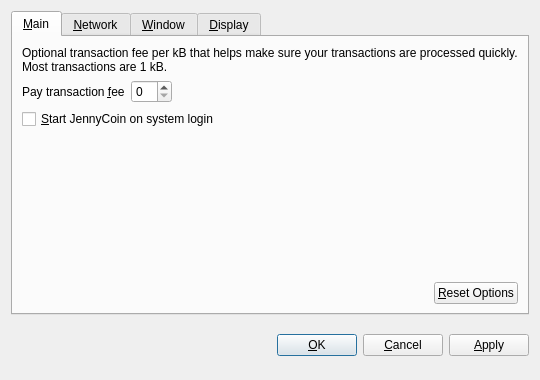
<?xml version="1.0" encoding="UTF-8"?>
<ui version="4.0">
 <class>OptionsDialog</class>
 <widget class="QDialog" name="OptionsDialog">
  <property name="geometry">
   <rect>
    <x>0</x>
    <y>0</y>
    <width>540</width>
    <height>380</height>
   </rect>
  </property>
  <property name="windowTitle">
   <string>Options</string>
  </property>
  <property name="modal">
   <bool>true</bool>
  </property>
  <layout class="QVBoxLayout" name="verticalLayout">
   <item>
    <widget class="QTabWidget" name="tabWidget">
     <property name="tabPosition">
      <enum>QTabWidget::North</enum>
     </property>
     <property name="currentIndex">
      <number>0</number>
     </property>
     <widget class="QWidget" name="tabMain">
      <attribute name="title">
       <string>&amp;Main</string>
      </attribute>
      <layout class="QVBoxLayout" name="verticalLayout_Main">
       <item>
        <widget class="QLabel" name="transactionFeeInfoLabel">
         <property name="text">
          <string>Optional transaction fee per kB that helps make sure your transactions are processed quickly. Most transactions are 1 kB.</string>
         </property>
         <property name="textFormat">
          <enum>Qt::PlainText</enum>
         </property>
         <property name="wordWrap">
          <bool>true</bool>
         </property>
        </widget>
       </item>
       <item>
        <layout class="QHBoxLayout" name="horizontalLayout_1_Main">
         <item>
          <widget class="QLabel" name="transactionFeeLabel">
           <property name="text">
            <string>Pay transaction &amp;fee</string>
           </property>
           <property name="textFormat">
            <enum>Qt::PlainText</enum>
           </property>
           <property name="buddy">
            <cstring>transactionFee</cstring>
           </property>
          </widget>
         </item>
         <item>
          <widget class="BitcoinAmountField" name="transactionFee"/>
         </item>
         <item>
          <spacer name="horizontalSpacer_1_Main">
           <property name="orientation">
            <enum>Qt::Horizontal</enum>
           </property>
           <property name="sizeHint" stdset="0">
            <size>
             <width>40</width>
             <height>20</height>
            </size>
           </property>
          </spacer>
         </item>
        </layout>
       </item>
       <item>
        <widget class="QCheckBox" name="bitcoinAtStartup">
         <property name="toolTip">
          <string>Automatically start JennyCoin after logging in to the system.</string>
         </property>
         <property name="text">
          <string>&amp;Start JennyCoin on system login</string>
         </property>
        </widget>
       </item>
       <item>
        <spacer name="verticalSpacer_Main">
         <property name="orientation">
          <enum>Qt::Vertical</enum>
         </property>
         <property name="sizeHint" stdset="0">
          <size>
           <width>20</width>
           <height>40</height>
          </size>
         </property>
        </spacer>
       </item>
       <item>
        <layout class="QHBoxLayout" name="horizontalLayout_2_Main">
         <item>
          <spacer name="horizontalSpacer_2_Main">
           <property name="orientation">
            <enum>Qt::Horizontal</enum>
           </property>
           <property name="sizeHint" stdset="0">
            <size>
             <width>40</width>
             <height>20</height>
            </size>
           </property>
          </spacer>
         </item>
         <item>
          <widget class="QPushButton" name="resetButton">
           <property name="toolTip">
            <string>Reset all client options to default.</string>
           </property>
           <property name="text">
            <string>&amp;Reset Options</string>
           </property>
           <property name="autoDefault">
            <bool>false</bool>
           </property>
          </widget>
         </item>
        </layout>
       </item>
      </layout>
     </widget>
     <widget class="QWidget" name="tabNetwork">
      <attribute name="title">
       <string>&amp;Network</string>
      </attribute>
      <layout class="QVBoxLayout" name="verticalLayout_Network">
       <item>
        <widget class="QCheckBox" name="mapPortUpnp">
         <property name="toolTip">
          <string>Automatically open the JennyCoin client port on the router. This only works when your router supports UPnP and it is enabled.</string>
         </property>
         <property name="text">
          <string>Map port using &amp;UPnP</string>
         </property>
        </widget>
       </item>
       <item>
        <widget class="QCheckBox" name="connectSocks">
         <property name="toolTip">
          <string>Connect to the JennyCoin network through a SOCKS proxy (e.g. when connecting through Tor).</string>
         </property>
         <property name="text">
          <string>&amp;Connect through SOCKS proxy:</string>
         </property>
        </widget>
       </item>
       <item>
        <layout class="QHBoxLayout" name="horizontalLayout_Network">
         <item>
          <widget class="QLabel" name="proxyIpLabel">
           <property name="text">
            <string>Proxy &amp;IP:</string>
           </property>
           <property name="textFormat">
            <enum>Qt::PlainText</enum>
           </property>
           <property name="buddy">
            <cstring>proxyIp</cstring>
           </property>
          </widget>
         </item>
         <item>
          <widget class="QValidatedLineEdit" name="proxyIp">
           <property name="maximumSize">
            <size>
             <width>140</width>
             <height>16777215</height>
            </size>
           </property>
           <property name="toolTip">
            <string>IP address of the proxy (e.g. 127.0.0.1)</string>
           </property>
          </widget>
         </item>
         <item>
          <widget class="QLabel" name="proxyPortLabel">
           <property name="text">
            <string>&amp;Port:</string>
           </property>
           <property name="textFormat">
            <enum>Qt::PlainText</enum>
           </property>
           <property name="buddy">
            <cstring>proxyPort</cstring>
           </property>
          </widget>
         </item>
         <item>
          <widget class="QLineEdit" name="proxyPort">
           <property name="maximumSize">
            <size>
             <width>55</width>
             <height>16777215</height>
            </size>
           </property>
           <property name="toolTip">
            <string>Port of the proxy (e.g. 9050)</string>
           </property>
          </widget>
         </item>
         <item>
          <widget class="QLabel" name="socksVersionLabel">
           <property name="text">
            <string>SOCKS &amp;Version:</string>
           </property>
           <property name="textFormat">
            <enum>Qt::PlainText</enum>
           </property>
           <property name="buddy">
            <cstring>socksVersion</cstring>
           </property>
          </widget>
         </item>
         <item>
          <widget class="QValueComboBox" name="socksVersion">
           <property name="toolTip">
            <string>SOCKS version of the proxy (e.g. 5)</string>
           </property>
          </widget>
         </item>
         <item>
          <spacer name="horizontalSpacer_Network">
           <property name="orientation">
            <enum>Qt::Horizontal</enum>
           </property>
           <property name="sizeHint" stdset="0">
            <size>
             <width>40</width>
             <height>20</height>
            </size>
           </property>
          </spacer>
         </item>
        </layout>
       </item>
       <item>
        <spacer name="verticalSpacer_Network">
         <property name="orientation">
          <enum>Qt::Vertical</enum>
         </property>
         <property name="sizeHint" stdset="0">
          <size>
           <width>20</width>
           <height>40</height>
          </size>
         </property>
        </spacer>
       </item>
      </layout>
     </widget>
     <widget class="QWidget" name="tabWindow">
      <attribute name="title">
       <string>&amp;Window</string>
      </attribute>
      <layout class="QVBoxLayout" name="verticalLayout_Window">
       <item>
        <widget class="QCheckBox" name="minimizeToTray">
         <property name="toolTip">
          <string>Show only a tray icon after minimizing the window.</string>
         </property>
         <property name="text">
          <string>&amp;Minimize to the tray instead of the taskbar</string>
         </property>
        </widget>
       </item>
       <item>
        <widget class="QCheckBox" name="minimizeOnClose">
         <property name="toolTip">
          <string>Minimize instead of exit the application when the window is closed. When this option is enabled, the application will be closed only after selecting Quit in the menu.</string>
         </property>
         <property name="text">
          <string>M&amp;inimize on close</string>
         </property>
        </widget>
       </item>
       <item>
        <spacer name="verticalSpacer_Window">
         <property name="orientation">
          <enum>Qt::Vertical</enum>
         </property>
         <property name="sizeHint" stdset="0">
          <size>
           <width>20</width>
           <height>40</height>
          </size>
         </property>
        </spacer>
       </item>
      </layout>
     </widget>
     <widget class="QWidget" name="tabDisplay">
      <attribute name="title">
       <string>&amp;Display</string>
      </attribute>
      <layout class="QVBoxLayout" name="verticalLayout_Display">
       <item>
        <layout class="QHBoxLayout" name="horizontalLayout_1_Display">
         <item>
          <widget class="QLabel" name="langLabel">
           <property name="text">
            <string>User Interface &amp;language:</string>
           </property>
           <property name="textFormat">
            <enum>Qt::PlainText</enum>
           </property>
           <property name="buddy">
            <cstring>lang</cstring>
           </property>
          </widget>
         </item>
         <item>
          <widget class="QValueComboBox" name="lang">
           <property name="toolTip">
            <string>The user interface language can be set here. This setting will take effect after restarting JennyCoin.</string>
           </property>
          </widget>
         </item>
        </layout>
       </item>
       <item>
        <layout class="QHBoxLayout" name="horizontalLayout_2_Display">
         <item>
          <widget class="QLabel" name="unitLabel">
           <property name="text">
            <string>&amp;Unit to show amounts in:</string>
           </property>
           <property name="textFormat">
            <enum>Qt::PlainText</enum>
           </property>
           <property name="buddy">
            <cstring>unit</cstring>
           </property>
          </widget>
         </item>
         <item>
          <widget class="QValueComboBox" name="unit">
           <property name="toolTip">
            <string>Choose the default subdivision unit to show in the interface and when sending coins.</string>
           </property>
          </widget>
         </item>
        </layout>
       </item>
       <item>
        <widget class="QCheckBox" name="displayAddresses">
         <property name="toolTip">
          <string>Whether to show JennyCoin addresses in the transaction list or not.</string>
         </property>
         <property name="text">
          <string>&amp;Display addresses in transaction list</string>
         </property>
        </widget>
       </item>
       <item>
        <widget class="QCheckBox" name="coinControlFeatures">
         <property name="toolTip">
          <string>Whether to show coin control features or not.</string>
         </property>
         <property name="text">
          <string>Display coin &amp;control features (experts only!)</string>
         </property>
        </widget>
       </item>
       <item>
        <spacer name="verticalSpacer_Display">
         <property name="orientation">
          <enum>Qt::Vertical</enum>
         </property>
         <property name="sizeHint" stdset="0">
          <size>
           <width>20</width>
           <height>40</height>
          </size>
         </property>
        </spacer>
       </item>
      </layout>
     </widget>
    </widget>
   </item>
   <item>
    <layout class="QHBoxLayout" name="horizontalLayout_Buttons">
     <item>
      <spacer name="horizontalSpacer_1">
       <property name="orientation">
        <enum>Qt::Horizontal</enum>
       </property>
       <property name="sizeHint" stdset="0">
        <size>
         <width>40</width>
         <height>48</height>
        </size>
       </property>
      </spacer>
     </item>
     <item>
      <widget class="QLabel" name="statusLabel">
       <property name="font">
        <font>
         <weight>75</weight>
         <bold>true</bold>
        </font>
       </property>
       <property name="text">
        <string/>
       </property>
       <property name="textFormat">
        <enum>Qt::PlainText</enum>
       </property>
       <property name="wordWrap">
        <bool>true</bool>
       </property>
      </widget>
     </item>
     <item>
      <spacer name="horizontalSpacer_2">
       <property name="orientation">
        <enum>Qt::Horizontal</enum>
       </property>
       <property name="sizeHint" stdset="0">
        <size>
         <width>40</width>
         <height>48</height>
        </size>
       </property>
      </spacer>
     </item>
     <item>
      <widget class="QPushButton" name="okButton">
       <property name="text">
        <string>&amp;OK</string>
       </property>
      </widget>
     </item>
     <item>
      <widget class="QPushButton" name="cancelButton">
       <property name="text">
        <string>&amp;Cancel</string>
       </property>
       <property name="autoDefault">
        <bool>false</bool>
       </property>
      </widget>
     </item>
     <item>
      <widget class="QPushButton" name="applyButton">
       <property name="text">
        <string>&amp;Apply</string>
       </property>
       <property name="autoDefault">
        <bool>false</bool>
       </property>
      </widget>
     </item>
    </layout>
   </item>
  </layout>
 </widget>
 <customwidgets>
  <customwidget>
   <class>BitcoinAmountField</class>
   <extends>QSpinBox</extends>
   <header>bitcoinamountfield.h</header>
  </customwidget>
  <customwidget>
   <class>QValueComboBox</class>
   <extends>QComboBox</extends>
   <header>qvaluecombobox.h</header>
  </customwidget>
  <customwidget>
   <class>QValidatedLineEdit</class>
   <extends>QLineEdit</extends>
   <header>qvalidatedlineedit.h</header>
  </customwidget>
 </customwidgets>
 <resources/>
 <connections/>
</ui>
